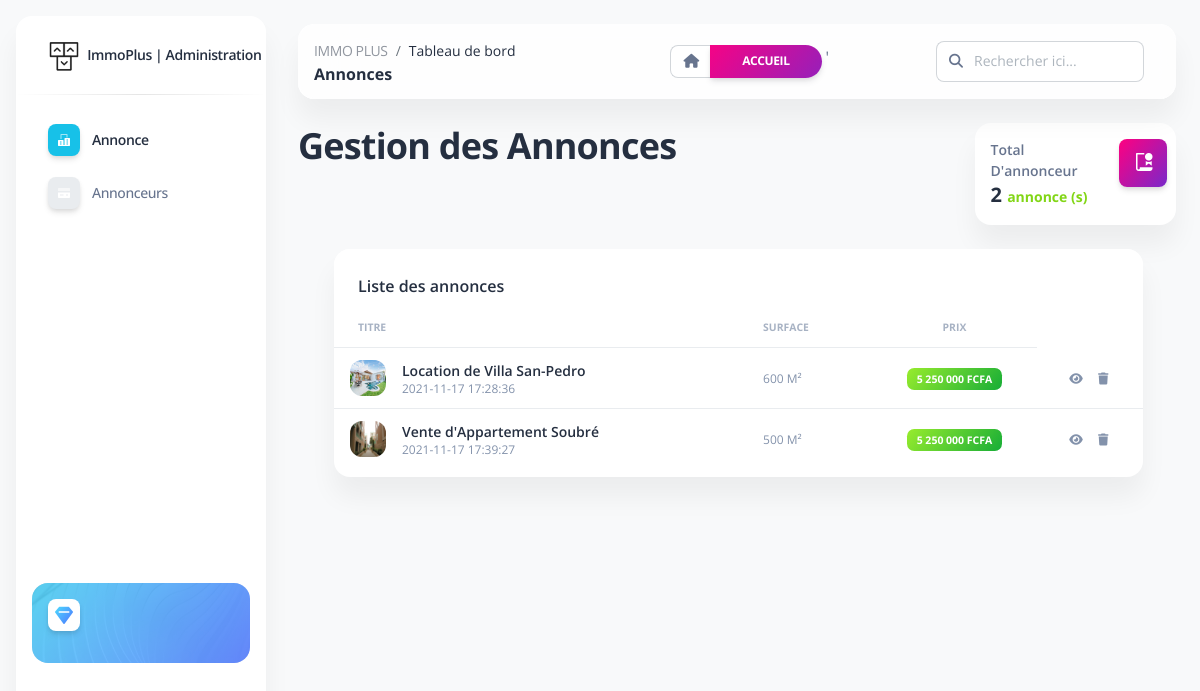
Page /Admin/index.php (signed in) on the committed database.
### tables this page shows
CREATE TABLE IF NOT EXISTS `annonce` (
  `id` int(255) NOT NULL AUTO_INCREMENT,
  `id_categorie` int(11) NOT NULL,
  `id_annonceur` int(11) NOT NULL,
  `titre` varchar(50) NOT NULL,
  `prix` text NOT NULL,
  `suface` double NOT NULL,
  `ville` varchar(255) NOT NULL,
  `description` text NOT NULL,
  `date_creation` datetime NOT NULL,
  `photoExt` varchar(225) NOT NULL,
  `photoSalon` varchar(225) NOT NULL,
  `photoChambre` varchar(255) NOT NULL,
  PRIMARY KEY (`id`),
  KEY `id_categorie` (`id_categorie`)
);

### Admin/index.php (the view, shortened to what this page needs)
<?php
include 'backend/database.php';
require_once 'backend/security.php'; ?>
<!DOCTYPE html>
<html lang="fr">
<head>
    <link href="assets/css/nucleo-icons.css" rel="stylesheet" />
    <link href="assets/css/nucleo-svg.css" rel="stylesheet" />
    <link href="assets/css/nucleo-svg.css" rel="stylesheet" />
    <link id="pagestyle" href="assets/css/soft-ui-dashboard.css?v=1.0.2" rel="stylesheet" />
</head>
<body class="g-sidenav-show   bg-gray-100">
    <aside class="sidenav navbar navbar-vertical navbar-expand-xs border-0 border-radius-xl my-3 fixed-left ms-3 bg-white" id="sidenav-main" data-color="info">
        <div class="sidenav-header">
            <a class="navbar-brand m-0" href="index.php">
                <img src="assets/img/logo-ct.png" class="navbar-brand-img h-100" alt="...">
                <span class="ms-1 font-weight-bold">ImmoPlus | Administration</span>
            </a>
        </div>
        <hr class="horizontal dark mt-0">
        <div class="collapse navbar-collapse  w-auto" id="sidenav-collapse-main">
            <ul class="navbar-nav">
                <li class="nav-item">
                    <a class="nav-link  active" href="index.php">
                        <div class="icon icon-shape icon-sm shadow border-radius-md bg-white text-center me-2 d-flex align-items-center justify-content-center">
                        </div>
                        <span class="nav-link-text ms-1">Annonce</span>
                    </a>
                </li>
                <a class="nav-link  " href="annonceurs.php">
                    <div class="icon icon-shape icon-sm shadow border-radius-md bg-white text-center me-2 d-flex align-items-center justify-content-center">
                    </div>
                    <span class="nav-link-text ms-1">Annonceurs</span>
                </a>
            </ul>
        </div>
        <div class="sidenav-footer mx-3 mt-3 pt-3">
            <div class="card card-background shadow-none card-background-mask-info" id="sidenavCard">
                <div class="full-background" style="background-image: url('assets/img/curved-images/white-curved.jpeg')"></div>
                <div class="card-body text-left p-3 w-100">
                    <div class="icon icon-shape icon-sm bg-white shadow text-center mb-3 d-flex align-items-center justify-content-center border-radius-md">
                        <i class="ni ni-diamond text-gradient text-lg top-0 text-info" aria-hidden="true" id="sidenavCardIcon"></i>
                    </div>
                </div>
            </div>
        </div>
    </aside>
    <main class="main-content mt-1 border-radius-lg">
        <nav class="navbar navbar-main navbar-expand-lg px-0 mx-4 shadow-none border-radius-xl position-sticky blur shadow-blur mt-4 left-auto top-1 z-index-sticky" id="navbarBlur" navbar-scroll="true">
            <div class="container-fluid py-1 px-3">
                <nav aria-label="breadcrumb">
                    <ol class="breadcrumb bg-transparent mb-0 pb-0 pt-1 px-0 me-sm-6 me-5">
                        <li class="breadcrumb-item text-sm"><a class="opacity-5 text-dark" href="javascript:;">IMMO PLUS</a></li>
                        <li class="breadcrumb-item text-sm text-dark active" aria-current="page">Tableau de bord</li>
                    </ol>
                    <h6 class="font-weight-bolder mb-0">Annonces</h6>
                </nav>
                <div class="collapse navbar-collapse mt-sm-0 mt-2 me-md-0 me-sm-4" id="navbar">
                    <div class="ms-md-auto pe-md-3 d-flex align-items-center">
                        <div class="input-group">
                            <span class="input-group-text text-body"><i class="fas fa-home" aria-hidden="true"></i></span>
                            <a href="../index.php" class="btn btn-sm  bg-gradient-primary  btn-round mb-0 me-1 mt-2 mt-md-0">Accueil</a>'
                        </div>
                    </div>
                    <div class="ms-md-auto pe-md-3 d-flex align-items-center">
                        <div class="input-group">
                            <span class="input-group-text text-body"><i class="fas fa-search" aria-hidden="true"></i></span>
                            <input type="text" class="form-control" placeholder="Rechercher ici...">
                        </div>
                    </div>
                </div>
            </div>
        </nav>
        <div class="container-fluid py-4">
            <div class="row">
                <div class="col-sm-6">
                    <h2>Gestion des <b>Annonces</b></h2>
                </div>
                <div class="col-xl-3 col-sm-6"></div>
                <div class="col-xl-3 col-sm-6">
                    <div class="card">
                        <div class="card-body p-3">
                            <div class="row">
                                <div class="col-8">
                                    <div class="numbers">
                                        <p class="text-sm mb-0 text-capitalize font-weight-bold">Total d'annonceur</p>
                                        <h5 class="font-weight-bolder mb-0">
                                            <?php
                                            $ret = mysqli_query($conn, "select * from annonce");
                                            $cnt = 0;
                                            $row = mysqli_num_rows($ret);
                                            if ($row > 0) {
                                                while ($row = mysqli_fetch_array($ret)) {
                                                    $cnt = $cnt + 1;
                                                }
                                            }  ?> <?= $cnt; ?>
                                            <span class="text-success text-sm font-weight-bolder">annonce (s)</span>
                                        </h5>
                                    </div>
                                </div>
                                <div class="col-4 text-end">
                                    <div class="icon icon-shape bg-gradient-primary shadow text-center border-radius-md">
                                        <i class="ni ni-paper-diploma text-lg opacity-10" aria-hidden="true"></i>
                                    </div>
                                </div>
                            </div>
                        </div>
                    </div>
                </div>
            </div>
        </div>
        <div class="row ms-5 w-90">
            <div class="col-12">
                <div class="card mb-4">
                    <div class="card-header pb-0">
                        <h6>Liste des annonces</h6>
                    </div>
                    <div class="card-body px-0 pt-0 pb-2">
                        <div class="table-responsive p-0">
                            <table class="table align-items-center mb-0">
                                <thead>
                                    <tr>
                                        <th class="text-uppercase text-secondary text-xxs font-weight-bolder opacity-7">
                                            TITRE</th>
                                        <th class="text-uppercase text-secondary text-xxs font-weight-bolder opacity-7 ps-2">
                                            SURFACE</th>
                                        <th class="text-center text-uppercase text-secondary text-xxs font-weight-bolder opacity-7">
                                            PRIX</th>
                                    </tr>
                                </thead>
                                <tbody>
                                    <?php
                                    $ret = mysqli_query($conn, "select * from annonce order by date_creation");
                                    $row = mysqli_num_rows($ret);
                                    if ($row > 0) {
                                        while ($row = mysqli_fetch_array($ret)) {
                                    ?>
                                            <tr>
                                                <td>
                                                    <div class="d-flex px-2 py-1">
                                                        <div>
                                                            <img src="../public/uploads/photoExt/<?php echo $row['photoExt']; ?>" class="avatar avatar-sm me-3">
                                                        </div>
                                                        <div class="d-flex flex-column justify-content-center">
                                                            <h6 class="mb-0 text-sm"><?php echo $row['titre']; ?>
                                                                <?php echo $row['ville']; ?></h6>
                                                            <p class="text-xs text-secondary mb-0">
                                                                <?php echo $row['date_creation']; ?>
                                                            </p>
                                                        </div>
                                                    </div>
                                                </td>
                                                <td>
                                                    <p class="text-xs font-weight-bold mb-0">
                                                    <p class="text-xs text-secondary mb-0"><?php echo $row['suface']; ?> M²
                                                    </p>
                                                </td>
                                                <td class="align-middle text-center text-sm">
                                                    <span class="badge badge-sm bg-gradient-success"><?php echo $row['prix']; ?></span>
                                                </td>
                                                <td class="align-middle text-center">
                                                </td>
                                                <td class="align-middle">
                                                    <span href="../" class="text-secondary font-weight-bold text-xs" data-toggle="tooltip" data-original-title="Edit user">
                                                        <i class="fas fa-eye" type="button" data-bs-toggle="modal" data-bs-target="#exampleModal"></i>&emsp;
                                                    </span>
                                                    <a href="backend/supprimerannonce.php?idF=<?php echo $row['id'] ?>" class="text-secondary font-weight-bold text-xs" onclick="return confirm('Voulez vous vraiment le suprimer ?');" class="text-secondary font-weight-bold text-xs" data-toggle="tooltip" data-original-title="Edit user">
                                                        <i class="fas fa-trash"></i>
                                                    </a>
                                                </td>
                                            </tr>
                                        <?php
                                        }
                                    } ?>
                                </tbody>
                            </table>
                        </div>
                    </div>
                </div>
            </div>
        </div>
    </main>
</body>
</html>

### Admin/assets/css/nucleo-svg.css (style rules this page uses)
.icon { display: inline-block; color: #111111; height: 1em; width: 1em; }
.icon-sm { height: 0.8em; width: 0.8em; }
.icon { fill: currentColor; stroke: none; }

### rows in the picture
annonce: photoExt (picture), titre "Location de Villa", ville "San-Pedro", date_creation "2021-11-17 17:28:36", suface "600", prix "5 250 000 FCFA"
annonce: photoExt (picture), titre "Vente d'Appartement", ville "Soubré", date_creation "2021-11-17 17:39:27", suface "500", prix "5 250 000 FCFA"

### other values in the picture
$cnt "2"
